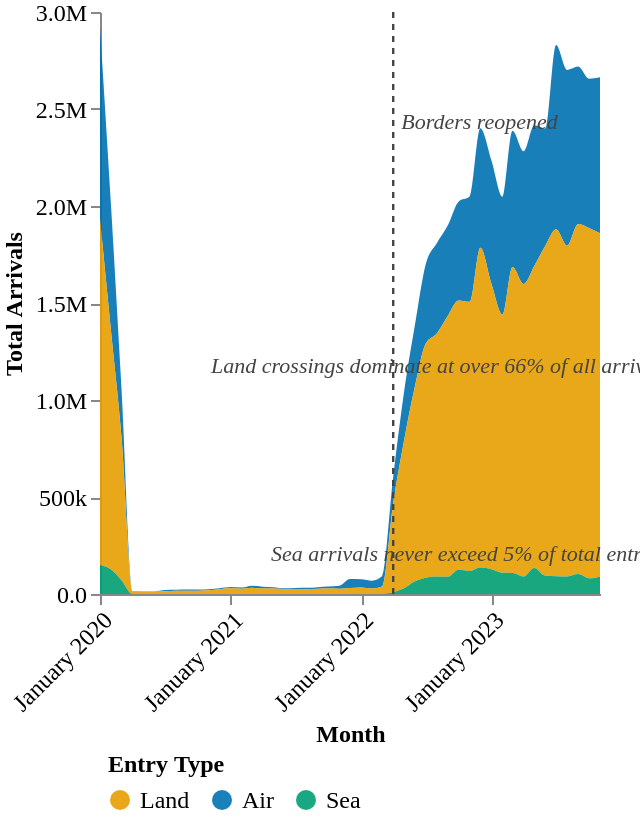

This figure's Vega-Lite source:
### Vega-Lite specification from a JSON file in a GitHub repository (floating-point values rounded to 4 significant figures; data arrays with more than 128 entries replaced by an {"elided": "..."} marker saying what was removed)
{"$schema": "https://vega.github.io/schema/vega-lite/v5.json", "width": "container", "height": 410, "autosize": "fit", "padding": {"top": 0, "bottom": 0, "left": 0, "right": 20}, "data": {"values": {"elided": "141 records"}}, "layer": [{"mark": {"type": "area", "interpolate": "monotone", "opacity": 0.9}, "encoding": {"x": {"field": "month", "type": "temporal", "timeUnit": "yearmonth", "axis": {"title": "Month", "titleFont": "DM Sans", "titleFontSize": 12, "labelFont": "DM Sans", "labelFontSize": 12, "labelAngle": -45, "grid": false, "format": "%B %Y"}}, "y": {"field": "arrivals", "type": "quantitative", "stack": true, "axis": {"title": "Total Arrivals", "labelFont": "DM Sans", "labelFontSize": 12, "titleFont": "DM Sans", "titleFontSize": 12, "grid": false, "format": ".2s"}}, "color": {"field": "type", "type": "nominal", "scale": {"domain": ["Land", "Air", "Sea"], "range": ["#E69F00", "#0072B2", "#009E73"]}, "legend": {"title": "Entry Type", "orient": "bottom", "offset": 0, "padding": 4, "labelFont": "DM Sans", "labelFontSize": 12, "titleFont": "DM Sans", "titleFontSize": 12}}, "order": {"field": "type", "sort": "descending"}, "tooltip": [{"field": "month", "type": "temporal", "timeUnit": "yearmonth", "title": "Month", "format": "%B %Y"}, {"field": "type", "type": "nominal", "title": "Entry Type"}, {"field": "arrivals", "type": "quantitative", "title": "Arrivals", "format": ","}], "opacity": {"condition": {"param": "type_select", "value": 0.9}, "value": 0.15}}, "params": [{"name": "type_select", "select": {"type": "point", "fields": ["type"]}, "bind": "legend"}]}, {"mark": {"type": "rule", "color": "#444444", "strokeDash": [3, 3], "strokeWidth": 1.2}, "data": {"values": [{"month": "2022-04"}]}, "encoding": {"x": {"field": "month", "type": "temporal", "timeUnit": "yearmonth"}}}, {"mark": {"type": "text", "align": "left", "dx": 4, "dy": -90, "fontSize": 11, "fontStyle": "italic", "color": "#444444", "font": "DM Sans"}, "data": {"values": [{"month": "2022-04", "label": "Borders reopened"}]}, "encoding": {"x": {"field": "month", "type": "temporal", "timeUnit": "yearmonth"}, "text": {"field": "label", "type": "nominal"}}}, {"mark": {"type": "text", "align": "left", "dx": 50, "dy": 100, "font": "DM Sans", "fontStyle": "italic", "fontSize": 11, "color": "#444444"}, "data": {"values": [{"month": "2020-02", "arrivals": 2200000, "label": "Land crossings dominate at over 66% of all arrivals."}]}, "encoding": {"x": {"field": "month", "type": "temporal", "timeUnit": "yearmonth"}, "y": {"field": "arrivals", "type": "quantitative"}, "text": {"field": "label", "type": "nominal"}}}, {"mark": {"type": "text", "align": "left", "dx": 80, "dy": -10, "font": "DM Sans", "fontStyle": "italic", "fontSize": 11, "color": "#444444"}, "data": {"values": [{"month": "2020-02", "arrivals": 100000, "label": "Sea arrivals never exceed 5% of total entries."}]}, "encoding": {"x": {"field": "month", "type": "temporal", "timeUnit": "yearmonth"}, "y": {"field": "arrivals", "type": "quantitative"}, "text": {"field": "label", "type": "nominal"}}}], "config": {"background": "transparent", "view": {"stroke": "transparent"}}}
